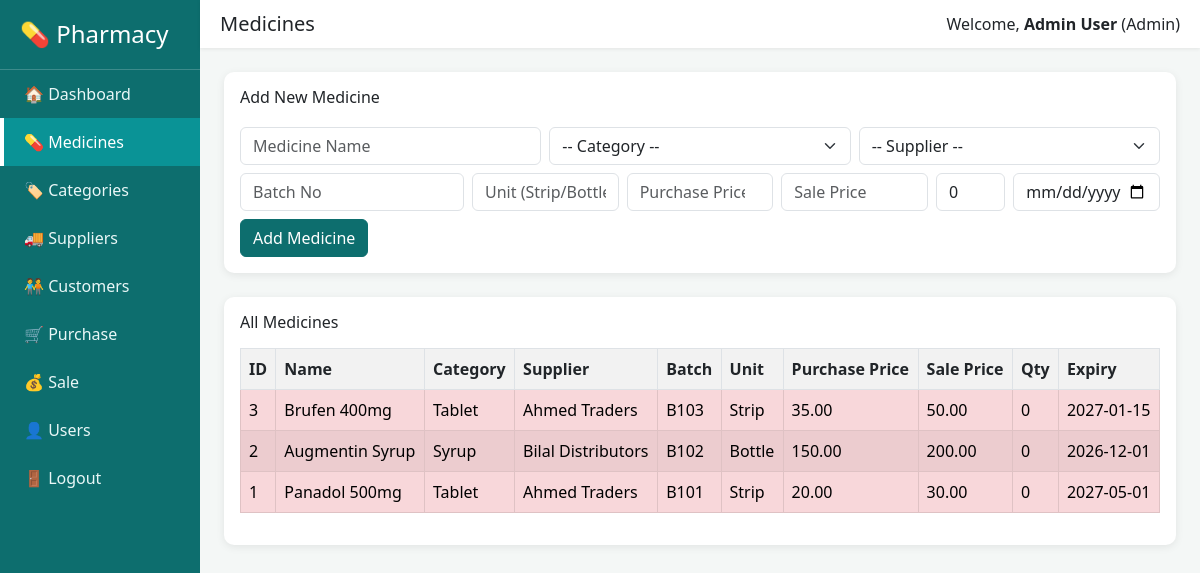
The page /medicines.php (signed in) on the database its author committed.
### tables this page shows
CREATE TABLE medicines (
    medicine_id INT AUTO_INCREMENT PRIMARY KEY,
    medicine_name VARCHAR(150) NOT NULL,
    category_id INT,
    supplier_id INT,
    batch_no VARCHAR(50),
    unit VARCHAR(30) DEFAULT 'Piece',
    purchase_price DECIMAL(10,2) NOT NULL DEFAULT 0,
    sale_price DECIMAL(10,2) NOT NULL DEFAULT 0,
    quantity INT NOT NULL DEFAULT 0,
    expiry_date DATE,
    created_at TIMESTAMP DEFAULT CURRENT_TIMESTAMP,
    FOREIGN KEY (category_id) REFERENCES categories(category_id) ON DELETE SET NULL,
    FOREIGN KEY (supplier_id) REFERENCES suppliers(supplier_id) ON DELETE SET NULL
);

CREATE TABLE categories (
    category_id INT AUTO_INCREMENT PRIMARY KEY,
    category_name VARCHAR(100) NOT NULL UNIQUE
);

CREATE TABLE suppliers (
    supplier_id INT AUTO_INCREMENT PRIMARY KEY,
    supplier_name VARCHAR(100) NOT NULL,
    company_name VARCHAR(100),
    contact_no VARCHAR(20),
    email VARCHAR(100),
    address VARCHAR(255),
    created_at TIMESTAMP DEFAULT CURRENT_TIMESTAMP
);

### medicines.php (the view, shortened to what this page needs)
<?php
require "config.php";
$page_title = "Medicines";
$medicines  = $conn->query("SELECT m.*, c.category_name, s.supplier_name FROM medicines m
                             LEFT JOIN categories c ON m.category_id = c.category_id
                             LEFT JOIN suppliers s ON m.supplier_id = s.supplier_id
                             ORDER BY m.medicine_id DESC");
?>
<!DOCTYPE html>
<html lang="en">
<head>
    <link href="https://cdn.jsdelivr.net/npm/bootstrap@5.3.0/dist/css/bootstrap.min.css" rel="stylesheet">
    <link href="style.css" rel="stylesheet">
</head>
<body>
<div class="row g-0">
    <?php include "includes/sidebar.php"; ?>
    <div class="col-md-10">
        <?php include "includes/topbar.php"; ?>
        <div class="p-4">
            <div class="card card-stat p-3 mb-4">
                <h6>Add New Medicine</h6>
                <form method="POST" class="row g-2 mt-1">
                    <div class="col-md-4">
                        <input type="text" name="medicine_name" class="form-control" placeholder="Medicine Name" required>
                    </div>
                    <div class="col-md-4">
                        <select name="category_id" class="form-select" required>
                            <option value="">-- Category --</option>
                        </select>
                    </div>
                    <div class="col-md-4">
                        <select name="supplier_id" class="form-select" required>
                            <option value="">-- Supplier --</option>
                        </select>
                    </div>
                    <div class="col-md-3">
                        <input type="text" name="batch_no" class="form-control" placeholder="Batch No">
                    </div>
                    <div class="col-md-2">
                        <input type="text" name="unit" class="form-control" placeholder="Unit (Strip/Bottle)" required>
                    </div>
                    <div class="col-md-2">
                        <input type="number" step="0.01" name="purchase_price" class="form-control" placeholder="Purchase Price" required>
                    </div>
                    <div class="col-md-2">
                        <input type="number" step="0.01" name="sale_price" class="form-control" placeholder="Sale Price" required>
                    </div>
                    <div class="col-md-1">
                        <input type="number" name="quantity" class="form-control" placeholder="Qty" value="0">
                    </div>
                    <div class="col-md-2">
                        <input type="date" name="expiry_date" class="form-control" required>
                    </div>
                    <div class="col-12">
                        <button type="submit" name="add_medicine" class="btn btn-success">Add Medicine</button>
                    </div>
                </form>
            </div>
            <div class="card card-stat p-3">
                <h6>All Medicines</h6>
                <table class="table table-striped table-bordered mt-2">
                    <tr>
                        <th>ID</th><th>Name</th><th>Category</th><th>Supplier</th><th>Batch</th>
                        <th>Unit</th><th>Purchase Price</th><th>Sale Price</th><th>Qty</th><th>Expiry</th>
                    </tr>
                    <?php while ($row = $medicines->fetch_assoc()): ?>
                    <tr class="<?php echo $row['quantity'] <= 10 ? 'table-danger' : ''; ?>">
                        <td><?php echo $row['medicine_id']; ?></td>
                        <td><?php echo htmlspecialchars($row['medicine_name']); ?></td>
                        <td><?php echo htmlspecialchars($row['category_name']); ?></td>
                        <td><?php echo htmlspecialchars($row['supplier_name']); ?></td>
                        <td><?php echo htmlspecialchars($row['batch_no']); ?></td>
                        <td><?php echo htmlspecialchars($row['unit']); ?></td>
                        <td><?php echo number_format($row['purchase_price'],2); ?></td>
                        <td><?php echo number_format($row['sale_price'],2); ?></td>
                        <td><?php echo $row['quantity']; ?></td>
                        <td><?php echo $row['expiry_date']; ?></td>
                    </tr>
                    <?php endwhile; ?>
                </table>
            </div>
        </div>
    </div>
</div>
</body>
</html>

### includes/sidebar.php
<?php $current = basename($_SERVER['PHP_SELF']); ?>
<div class="col-md-2 sidebar p-0">
    <h4>💊 Pharmacy</h4>
    <a href="dashboard.php" class="<?php echo $current=='dashboard.php'?'active':''; ?>">🏠 Dashboard</a>
    <a href="medicines.php" class="<?php echo $current=='medicines.php'?'active':''; ?>">💊 Medicines</a>
    <a href="categories.php" class="<?php echo $current=='categories.php'?'active':''; ?>">🏷️ Categories</a>
    <a href="suppliers.php" class="<?php echo $current=='suppliers.php'?'active':''; ?>">🚚 Suppliers</a>
    <a href="customers.php" class="<?php echo $current=='customers.php'?'active':''; ?>">🧑‍🤝‍🧑 Customers</a>
    <a href="purchase.php" class="<?php echo $current=='purchase.php'?'active':''; ?>">🛒 Purchase</a>
    <a href="sale.php" class="<?php echo $current=='sale.php'?'active':''; ?>">💰 Sale</a>
    <?php if (($_SESSION['role'] ?? '') == 'Admin'): ?>
    <a href="users.php" class="<?php echo $current=='users.php'?'active':''; ?>">👤 Users</a>
    <?php endif; ?>
    <a href="logout.php">🚪 Logout</a>
</div>

### includes/topbar.php
<div class="topbar d-flex justify-content-between align-items-center">
    <h5 class="mb-0"><?php echo $page_title ?? 'Dashboard'; ?></h5>
    <div>
        Welcome, <strong><?php echo htmlspecialchars($_SESSION['full_name']); ?></strong>
        (<?php echo htmlspecialchars($_SESSION['role']); ?>)
    </div>
</div>

### style.css (style rules this page uses)
body { background-color: #f4f7f6; font-family: 'Segoe UI', Arial, sans-serif; }
.sidebar { min-height: 100vh; background-color: #0d6e6e; color: #fff; }
.sidebar a { color: #e9f7f7; display: block; padding: 12px 20px; text-decoration: none; border-left: 4px solid transparent; }
.sidebar a:hover, .sidebar a.active { background-color: #0a9396; border-left: 4px solid #ffffff; color: #fff; }
.sidebar h4 { padding: 20px; margin: 0; border-bottom: 1px solid rgba(255,255,255,0.2); }
.topbar { background: #fff; padding: 12px 20px; box-shadow: 0 1px 4px rgba(0,0,0,0.08); }
.card-stat { border: none; border-radius: 10px; box-shadow: 0 2px 8px rgba(0,0,0,0.08); }
.btn-success { background-color: #0d6e6e !important; border-color: #0d6e6e !important; }

### rows shown on the page
medicines: medicine_id "3", medicine_name "Brufen 400mg", category.category_name "Tablet", supplier.supplier_name "Ahmed Traders", batch_no "B103", unit "Strip", purchase_price "35.00", sale_price "50.00", quantity "0", expiry_date "2027-01-15"
medicines: medicine_id "2", medicine_name "Augmentin Syrup", category.category_name "Syrup", supplier.supplier_name "Bilal Distributors", batch_no "B102", unit "Bottle", purchase_price "150.00", sale_price "200.00", quantity "0", expiry_date "2026-12-01"
medicines: medicine_id "1", medicine_name "Panadol 500mg", category.category_name "Tablet", supplier.supplier_name "Ahmed Traders", batch_no "B101", unit "Strip", purchase_price "20.00", sale_price "30.00", quantity "0", expiry_date "2027-05-01"

### other values the page prints
$page_title "Medicines"
$_SESSION['full_name'] "Admin User"
$_SESSION['role'] "Admin"
